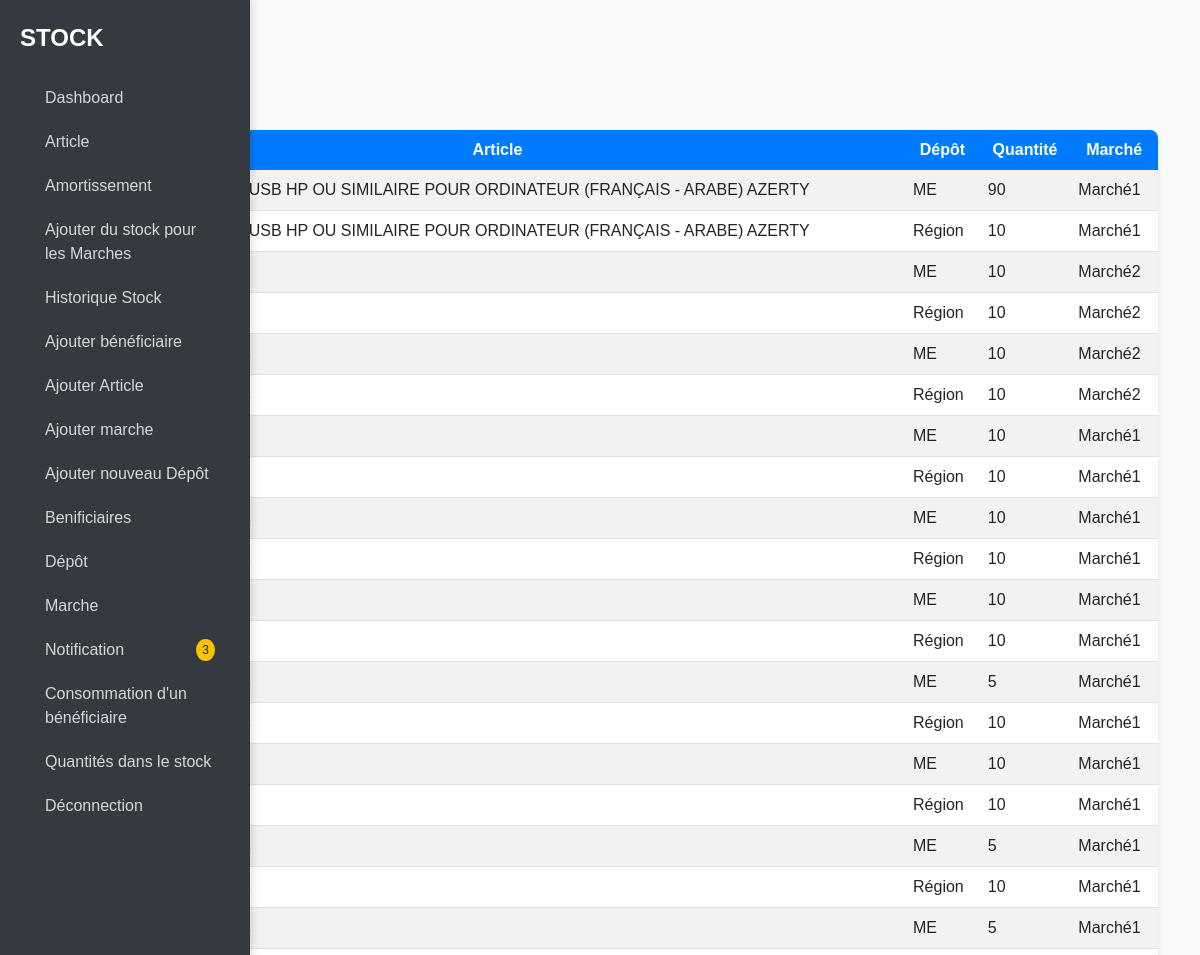
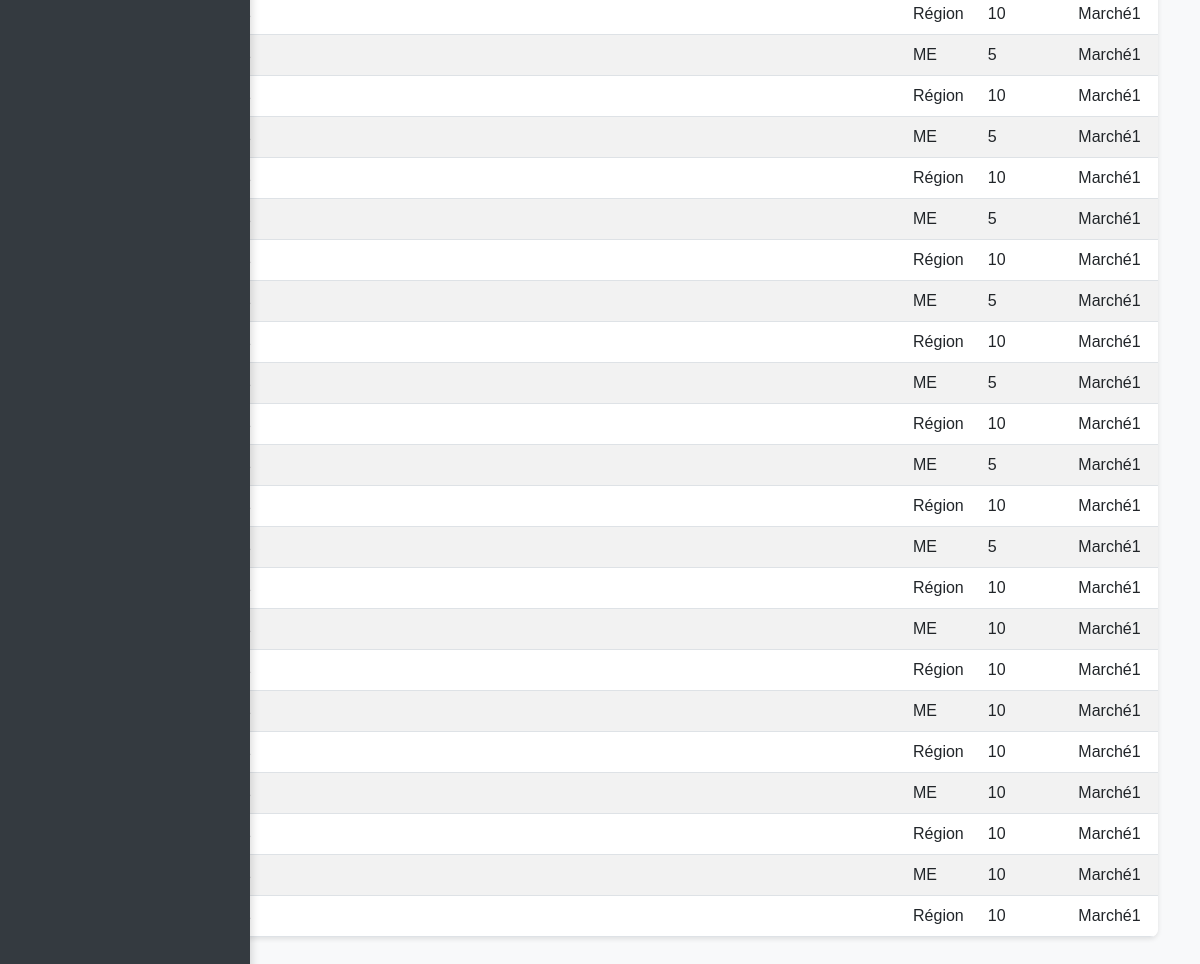
The app's page /inventory_V10/stockage.php (signed in) with its own data (2 pictures, top to bottom).
### tables this page shows
CREATE TABLE IF NOT EXISTS `stock` (
  `id` int NOT NULL AUTO_INCREMENT,
  `article_id` int NOT NULL,
  `location` int NOT NULL,
  `quantity` int NOT NULL,
  `bc_marche_id` int NOT NULL,
  `marche` int NOT NULL,
  `DateSt` date NOT NULL,
  PRIMARY KEY (`id`),
  KEY `FK_IDARTICLE_Stock` (`article_id`),
  KEY `FK_Marche_Stock` (`bc_marche_id`),
  KEY `FK_Location_Stock` (`location`)
);

CREATE TABLE IF NOT EXISTS `articles` (
  `id` int NOT NULL AUTO_INCREMENT,
  `designation` varchar(255) NOT NULL,
  `type_id` int NOT NULL,
  `image_path` varchar(250) NOT NULL,
  `Qte_Total` int NOT NULL,
  `QteRegion` int NOT NULL DEFAULT '0',
  `QteME` int NOT NULL DEFAULT '0',
  PRIMARY KEY (`id`),
  KEY `type_id` (`type_id`)
);

CREATE TABLE IF NOT EXISTS `location` (
  `idL` int NOT NULL AUTO_INCREMENT,
  `locationName` varchar(50) NOT NULL,
  PRIMARY KEY (`idL`)
);

CREATE TABLE IF NOT EXISTS `bc_marche` (
  `idMarche` int NOT NULL AUTO_INCREMENT,
  `NomMarche` varchar(225) NOT NULL,
  PRIMARY KEY (`idMarche`)
);

### inventory_V10/stockage.php (the view, shortened to what this page needs)
<?php
include "connection.php";
?>
<!DOCTYPE html>
<html lang="en">
<head>
    <link href="https://cdn.jsdelivr.net/npm/bootstrap@5.3.0-alpha1/dist/css/bootstrap.min.css" rel="stylesheet">
</head>
<body>
    <div class="container py-4">
        <?php include "nav.php"; ?>
        <a href="article.php" class="btn btn-danger btn-home">Home</a>
        <?php
        $sql = 'SELECT * FROM `stock` ORDER BY id DESC';
        $stmt = $conn->prepare($sql);
        $stmt->execute();
        if ($stmt->rowCount() > 0) {
        ?>
            <table class="table table-striped">
                <thead>
                    <tr>
                        <th>ID</th>
                        <th>Article</th>
                        <th>Dépôt</th>
                        <th>Quantité</th>
                        <th>Marché</th>
                    </tr>
                </thead>
                <tbody>
                    <?php
                    $resultat = $stmt->fetchAll(PDO::FETCH_ASSOC);
                    foreach ($resultat as $row) {
                        $sql_article = 'SELECT designation FROM `articles` WHERE id = :article_id';
                        $stmt_article = $conn->prepare($sql_article);
                        $stmt_article->bindParam(':article_id', $row['article_id']);
                        $stmt_article->execute();
                        $result_article = $stmt_article->fetch(PDO::FETCH_ASSOC);
                        $sql_location = 'SELECT locationName FROM `location` WHERE idL = :location_id';
                        $stmt_location = $conn->prepare($sql_location);
                        $stmt_location->bindParam(':location_id', $row['location']);
                        $stmt_location->execute();
                        $result_location = $stmt_location->fetch(PDO::FETCH_ASSOC);
                        $sql_bc_marche = 'SELECT NomMarche FROM `bc_marche` WHERE idMarche = :bc_marche_id';
                        $stmt_bc_marche = $conn->prepare($sql_bc_marche);
                        $stmt_bc_marche->bindParam(':bc_marche_id', $row['bc_marche_id']);
                        $stmt_bc_marche->execute();
                        $result_bc_marche = $stmt_bc_marche->fetch(PDO::FETCH_ASSOC);
                        if ($result_article && $result_location && $result_bc_marche) {
                    ?>
                            <tr>
                                <td><?php echo $row['id']; ?></td>
                                <td><?php echo $result_article['designation']; ?></td>
                                <td><?php echo $result_location['locationName']; ?></td>
                                <td><?php echo $row['quantity']; ?></td>
                                <td><?php echo $result_bc_marche['NomMarche']; ?></td>
                            </tr>
                    <?php
                        }
                    }
                    ?>
                </tbody>
            </table>
        <?php
        } else {
            echo '<div class="alert alert-danger" role="alert">
                    Aucun article trouvé dans la base de données
                </div>';
        }
        ?>
    </div>
</body>
</html>

### inventory_V10/stockage.php (style rules this page uses)
body { font-family: Arial, sans-serif; background-color: #f8f9fa; color: #333; }
.container { margin-top: 50px; }
.table { border-radius: 8px; overflow: hidden; box-shadow: 0 2px 5px rgba(0, 0, 0, 0.1); background-color: #fff; }
.table thead th { background-color: #007bff; color: #fff; font-weight: bold; text-align: center; border: none; }
.btn-home { margin-bottom: 10px; border-radius: 15px; font-size: 16px; padding: 10px 20px; background-color: #dc3545; border-color: #dc3545; }

### records on screen
stock: article.designation "CLAVIER BILINGUE USB HP OU SIMILAIRE POUR ORDINATEUR (FRANÇAIS - ARABE) AZERTY", location.locationName "ME", quantity "90", bc_marche.NomMarche "Marché1"
stock: article.designation "CLAVIER BILINGUE USB HP OU SIMILAIRE POUR ORDINATEUR (FRANÇAIS - ARABE) AZERTY", location.locationName "Région", quantity "10", bc_marche.NomMarche "Marché1"
stock: location.locationName "ME", quantity "10", bc_marche.NomMarche "Marché2"
stock: location.locationName "Région", quantity "10", bc_marche.NomMarche "Marché2"
stock: location.locationName "ME", quantity "10", bc_marche.NomMarche "Marché2"
stock: location.locationName "Région", quantity "10", bc_marche.NomMarche "Marché2"
stock: location.locationName "ME", quantity "10", bc_marche.NomMarche "Marché1"
stock: location.locationName "Région", quantity "10", bc_marche.NomMarche "Marché1"
stock: location.locationName "ME", quantity "10", bc_marche.NomMarche "Marché1"
stock: location.locationName "Région", quantity "10", bc_marche.NomMarche "Marché1"
stock: location.locationName "ME", quantity "10", bc_marche.NomMarche "Marché1"
stock: location.locationName "Région", quantity "10", bc_marche.NomMarche "Marché1"
stock: location.locationName "ME", quantity "5", bc_marche.NomMarche "Marché1"
stock: location.locationName "Région", quantity "10", bc_marche.NomMarche "Marché1"
stock: location.locationName "ME", quantity "10", bc_marche.NomMarche "Marché1"
stock: location.locationName "Région", quantity "10", bc_marche.NomMarche "Marché1"
stock: location.locationName "ME", quantity "5", bc_marche.NomMarche "Marché1"
stock: location.locationName "Région", quantity "10", bc_marche.NomMarche "Marché1"
stock: location.locationName "ME", quantity "5", bc_marche.NomMarche "Marché1"
stock: location.locationName "Région", quantity "10", bc_marche.NomMarche "Marché1"
stock: location.locationName "ME", quantity "5", bc_marche.NomMarche "Marché1"
stock: location.locationName "Région", quantity "10", bc_marche.NomMarche "Marché1"
stock: location.locationName "ME", quantity "5", bc_marche.NomMarche "Marché1"
stock: location.locationName "Région", quantity "10", bc_marche.NomMarche "Marché1"
stock: location.locationName "ME", quantity "5", bc_marche.NomMarche "Marché1"
stock: location.locationName "Région", quantity "10", bc_marche.NomMarche "Marché1"
stock: location.locationName "ME", quantity "5", bc_marche.NomMarche "Marché1"
stock: location.locationName "Région", quantity "10", bc_marche.NomMarche "Marché1"
stock: location.locationName "ME", quantity "5", bc_marche.NomMarche "Marché1"
stock: location.locationName "Région", quantity "10", bc_marche.NomMarche "Marché1"
stock: location.locationName "ME", quantity "5", bc_marche.NomMarche "Marché1"
stock: location.locationName "Région", quantity "10", bc_marche.NomMarche "Marché1"
stock: location.locationName "ME", quantity "5", bc_marche.NomMarche "Marché1"
stock: location.locationName "Région", quantity "10", bc_marche.NomMarche "Marché1"
stock: location.locationName "ME", quantity "10", bc_marche.NomMarche "Marché1"
stock: location.locationName "Région", quantity "10", bc_marche.NomMarche "Marché1"
stock: location.locationName "ME", quantity "10", bc_marche.NomMarche "Marché1"
stock: location.locationName "Région", quantity "10", bc_marche.NomMarche "Marché1"
stock: location.locationName "ME", quantity "10", bc_marche.NomMarche "Marché1"
stock: location.locationName "Région", quantity "10", bc_marche.NomMarche "Marché1"
stock: location.locationName "ME", quantity "10", bc_marche.NomMarche "Marché1"
stock: location.locationName "Région", quantity "10", bc_marche.NomMarche "Marché1"

### other values on screen
$notification_count "3"
